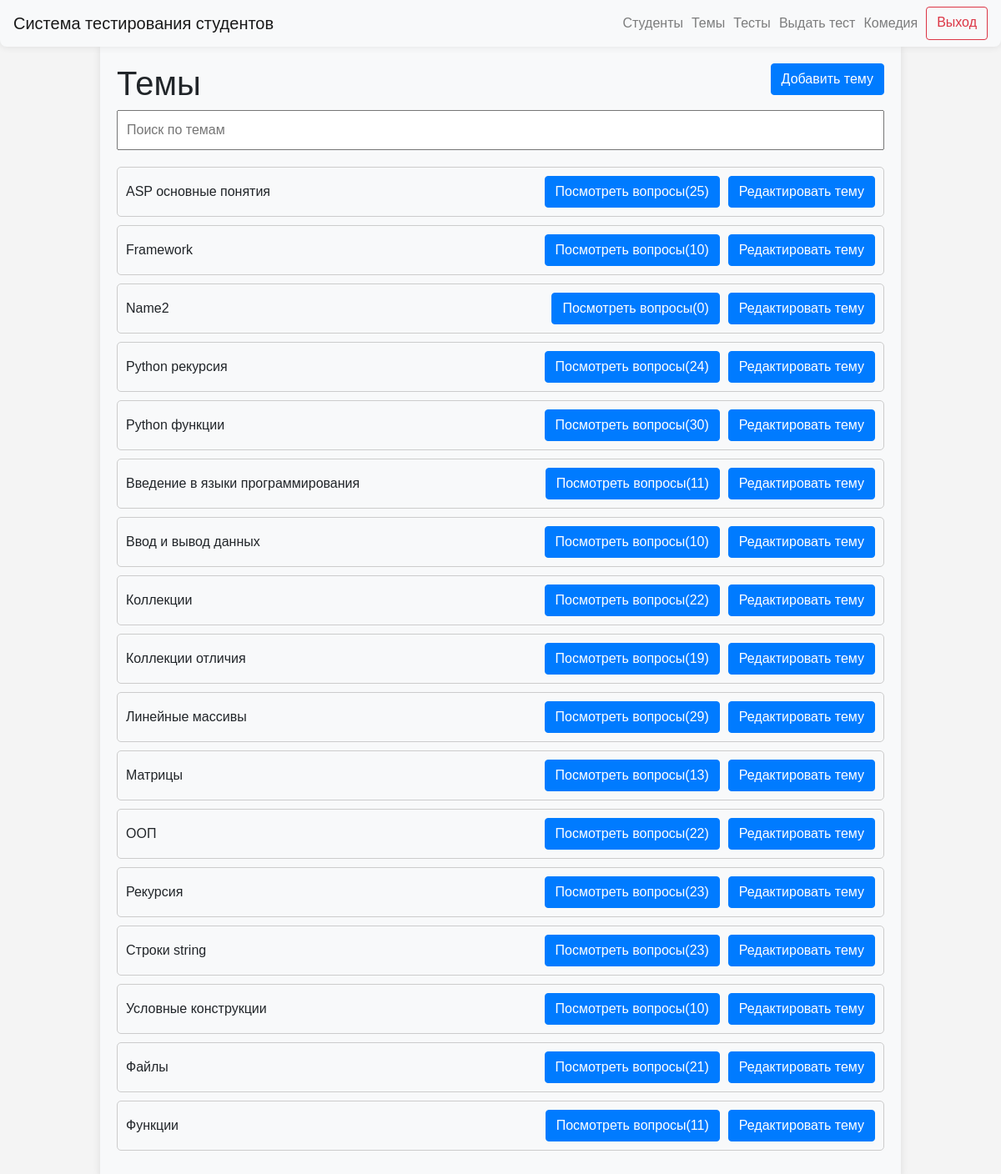
The page /topics (signed in) on the database its author committed.
### data/users.py (models this page shows)
class User(SqlAlchemyBase, UserMixin, SerializerMixin):
    __tablename__ = "users"
    id = sqlalchemy.Column(
        sqlalchemy.Integer,
        primary_key=True,
        autoincrement=True,
    )
    name = sqlalchemy.Column(
        sqlalchemy.String,
        nullable=True,
    )
    group_id = sqlalchemy.Column(
        sqlalchemy.Integer,
        sqlalchemy.ForeignKey(
            "groups.id",
            ondelete="CASCADE",
        ),
        nullable=False,
    )
    date_of_birth = sqlalchemy.Column(
        sqlalchemy.Date,
        nullable=False,
    )
    user_level = sqlalchemy.Column(
        sqlalchemy.String,
        default="student",
    )

### data/topics.py (models this page shows)
class Topic(SqlAlchemyBase, UserMixin, SerializerMixin):
    __tablename__ = "topics"
    id = sqlalchemy.Column(sqlalchemy.Integer,
                           primary_key=True, autoincrement=True)
    name = sqlalchemy.Column(sqlalchemy.String, nullable=True)

### server.py (the view)
@app.route("/topics")
@login_required
def show_all_topics():
    if current_user.user_level == "admin":
        db_sess = db_session.create_session()
        query = (
            select(
                Topic.id,
                Topic.name,
                func.count(Question.id).label("question_count"),
            )
            .join(
                Question,
                Topic.id == Question.topic_id,
                isouter=True,
            )
            .group_by(
                Topic.id,
            )
            .order_by(
                Topic.name,
            )
        )
        topics_with_count_of_questions = db_sess.execute(query).all()
        db_sess.close()
        return render_template(
            "topics.html",
            topics=topics_with_count_of_questions,
            title="Темы",
        )
    abort(403)

### data/db_session.py (called while the page is built)
def create_session() -> Session:
    global __factory
    return __factory()

### server.py (called while the page is built)
@login_manager.user_loader
def load_user(user_id):
    db_sess = db_session.create_session()
    return db_sess.query(User).get(user_id)

### templates/topics.html (shortened to what this page needs)
{% extends "base.html" %}
{% block content %}
<body>
<h1>Темы<a type="button" class="btn btn-primary" style="float: right;" href="/add_topic">Добавить тему</a></h1>
<input type="text" id="searchInput" onkeyup="searchTests()" placeholder="Поиск по темам">
<ul id="testList">
    {% for topic in topics %}
    <li class="testItem">{{ topic.name }}
        <div class="buttons-container"><a type="button" class="btn btn-primary" href="/questions/{{ topic.id }}">Посмотреть
            вопросы({{ topic.question_count }})</a><a
                type="button" class="btn btn-primary"
                href="/edit_topic/{{ topic.id }}">Редактировать
            тему</a></div>
    </li>
    {% endfor %}
</ul>
</body>
{% endblock %}

### templates/base.html (shortened to what this page needs)
<!doctype html>
<html lang="en">
<head>
    <link rel="stylesheet"
          href="https://stackpath.bootstrapcdn.com/bootstrap/4.4.1/css/bootstrap.min.css"
>
    <link rel="stylesheet" type="text/css" href="../static/css/style.css">
</head>
<body>
<header>
    <nav class="navbar navbar-light bg-light custom-navbar">
        <a class="navbar-brand" href="/">Система тестирования студентов</a>
        {% if current_user.is_authenticated %}
        <div class="d-flex flex-row-reverse">
            <a class="btn btn-outline-danger spaced-element" style="margin-left: 10px; text-align: center;"
               href="/logout">Выход</a>
            {% if current_user.user_level == 'admin' %}
            <a class="navbar-text" style="margin-left: 10px; text-align: center;">{{ current_user.name }}</a>
            <a class="navbar-text" style="margin-left: 10px; text-align: center;" href="/select_group_for_test">Выдать тест</a>
            <a class="navbar-text" style="margin-left: 10px; text-align: center;" href="/">Тесты</a>
            <a class="navbar-text" style="margin-left: 10px; text-align: center;" href="/topics">Темы</a>
            <a class="navbar-text" style="margin-left: 10px; text-align: center;" href="/groups">Студенты</a>
            {% else %}
            <a class="navbar-text" style="margin-left: 10px; text-align: center;" href="{{ url_for('personal_cabinet', user_id=current_user.id) }}">{{ current_user.name }}</a>
            {% endif %}
        </div>
        {% endif %}
    </nav>
</header>
<main role="main" class="container">
    {% block content %}
    {% endblock %}
</main>
</body>
</html>

### static/css/style.css (style rules this page uses)
body { font-family: Arial, sans-serif; margin: 0; padding: 0; background-color: #f4f4f4; }
.custom-navbar { margin: 0 auto; background-color: #f8f9fa; border-radius: 0 0 8px 8px; box-shadow: 0 0 10px rgba(0,0,0,0.1); }

### templates/topics.html (style rules this page uses)
body { font-family: Arial, sans-serif; margin: 0; padding: 0; background-color: #f4f4f4; }
.container { width: 80%; margin: 0 auto; padding: 20px; background-color: #f8f9fa; border-radius: 0 0 8px 8px; box-shadow: 0 0 10px rgba(0,0,0,0.1); }
#searchInput { width: 100%; padding: 10px; margin-bottom: 20px; font-size: 16px; }
#testList { list-style-type: none; padding: 0; }
.testItem { border: 1px solid #ccc; border-radius: 5px; padding: 10px; margin-bottom: 10px; }
.testItem { display: flex; justify-content: space-between; align-items: center; border: 1px solid #ccc; border-radius: 5px; padding: 10px; margin-bottom: 10px; }
.testItem a { margin-left: auto; }
.buttons-container { display: flex; gap: 10px; }

### rows shown on the page
User: name "Комедия"
Topic: name "ASP основные понятия", question_count "25"
Topic: name "Framework", question_count "10"
Topic: name "Name2", question_count "0"
Topic: name "Python рекурсия", question_count "24"
Topic: name "Python функции", question_count "30"
Topic: name "Введение в языки программирования", question_count "11"
Topic: name "Ввод и вывод данных", question_count "10"
Topic: name "Коллекции", question_count "22"
Topic: name "Коллекции отличия", question_count "19"
Topic: name "Линейные массивы", question_count "29"
Topic: name "Матрицы", question_count "13"
Topic: name "ООП", question_count "22"
Topic: name "Рекурсия", question_count "23"
Topic: name "Строки string", question_count "23"
Topic: name "Условные конструкции", question_count "10"
Topic: name "Файлы", question_count "21"
Topic: name "Функции", question_count "11"
